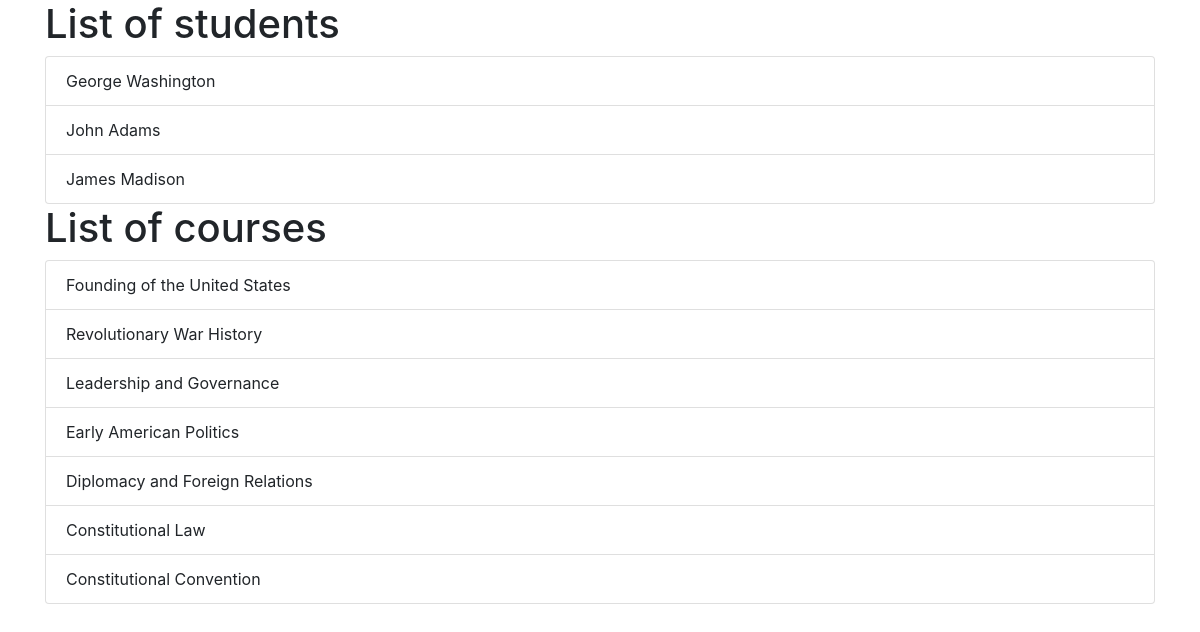
Screenshot of /student_course_list/ with the database file from the repository.
### myapp/models.py (models this page shows, shortened)
class Student(models.Model):
    name = models.CharField(max_length=100)
    courses = models.ManyToManyField('Course', related_name='students')

class Course(models.Model):
    title = models.CharField(max_length=100)

### myapp/views.py (the view)
# urls.py: path('student_course_list/', views.student_course_list, name='student_course_list'),
def student_course_list(request):
    students = Student.objects.all()
    courses = Course.objects.all()
    return render(request, 'course_list.html', {'students': students, 'courses': courses})

### myapp/templates/course_list.html (shortened to what this page needs)
<!DOCTYPE html>
<html lang="en">
<head>
    <link href="https://maxcdn.bootstrapcdn.com/bootstrap/4.5.2/css/bootstrap.min.css" rel="stylesheet">
</head>
<body>
    <div class="container">
        <h1>List of students</h1>
        <ul class="list-group">
            {% for student in students %}
            <li class="list-group-item">{{ student.name }}</li>
            {% endfor %}
        </ul>
        <h1>List of courses</h1>
        <ul class="list-group">
            {% for course in courses %}
            <li class="list-group-item">{{ course.title }}</li>
            {% endfor %}
        </ul>
    </div>
</body>
</html>

### rows the page displays
Student: name "George Washington"
Student: name "John Adams"
Student: name "James Madison"
Course: title "Founding of the United States"
Course: title "Revolutionary War History"
Course: title "Leadership and Governance"
Course: title "Early American Politics"
Course: title "Diplomacy and Foreign Relations"
Course: title "Constitutional Law"
Course: title "Constitutional Convention"
